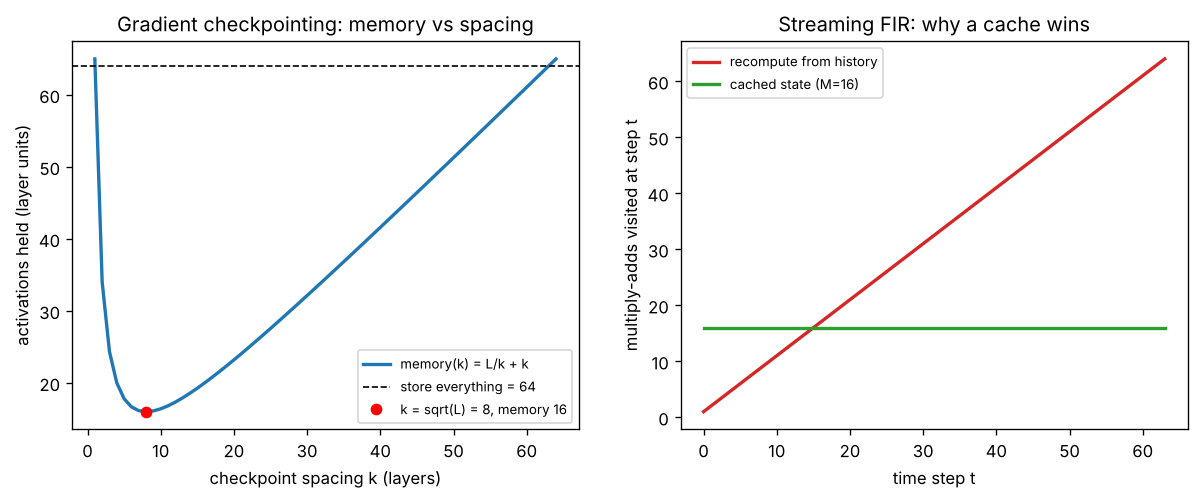

The Python source for this figure:
"""
Day 137 - Consolidation: the recompute-vs-store thread (BPTT truncation -> FlashAttention -> grad checkpointing -> KV cache).
Left : activation memory of an L-layer net when you keep only every k-th activation (checkpointing):
       memory(k) = L/k + k, minimised at k = sqrt(L); extra cost = one more forward pass.
Right: streaming FIR filtering. Recompute-everything does O(n*M) work per new sample's history;
       a cached state of the last M-1 samples (the signal-processing "KV cache") does O(M) per sample.
Synthetic, seed 42, 64 samples, nothing downloaded.
"""
import numpy as np
import matplotlib.pyplot as plt

np.random.seed(42)

# ---- Left: checkpointing memory curve -------------------------------------------------
L = 64
ks = np.arange(1, L + 1)
mem = L / ks + ks
k_opt = int(np.sqrt(L))
print(f"L={L}: store-all memory={L}, k=1 memory={mem[0]:.0f}, best k={ks[np.argmin(mem)]} "
      f"(sqrt(L)={k_opt}) memory={mem.min():.0f} -> {L / mem.min():.1f}x smaller, +1 forward pass")

# ---- Right: streaming FIR, recompute vs cached state ---------------------------------
N, M = 64, 16
x = np.sin(2 * np.pi * 5 * np.arange(N) / N) + 0.3 * np.random.randn(N)
h = np.hanning(M) / np.hanning(M).sum()

y_full = np.convolve(x, h)[:N]

# recompute: for each new sample, redo the dot product over the whole history so far
ops_recompute = np.zeros(N)
y_re = np.zeros(N)
for t in range(N):
    acc = 0.0
    for j in range(t + 1):                       # touches every past sample, even those with h = 0
        if t - j < M:
            acc += h[t - j] * x[j]
        ops_recompute[t] += 1
    y_re[t] = acc

# cached: keep only the last M samples, O(M) per step
state = np.zeros(M)
ops_cached = np.zeros(N)
y_ca = np.zeros(N)
for t in range(N):
    state = np.roll(state, 1)
    state[0] = x[t]
    y_ca[t] = h @ state
    ops_cached[t] = M

assert np.allclose(y_re, y_full) and np.allclose(y_ca, y_full)
print(f"N={N}, M={M}: total ops recompute={int(ops_recompute.sum())}, cached={int(ops_cached.sum())} "
      f"-> {ops_recompute.sum() / ops_cached.sum():.2f}x fewer; outputs identical")

fig, (ax1, ax2) = plt.subplots(1, 2, figsize=(12, 4.2))
ax1.plot(ks, mem, "tab:blue", lw=2, label="memory(k) = L/k + k")
ax1.axhline(L, color="k", ls="--", lw=1, label=f"store everything = {L}")
ax1.plot([k_opt], [mem[k_opt - 1]], "ro", label=f"k = sqrt(L) = {k_opt}, memory {mem[k_opt - 1]:.0f}")
ax1.set_xlabel("checkpoint spacing k (layers)")
ax1.set_ylabel("activations held (layer units)")
ax1.set_title("Gradient checkpointing: memory vs spacing")
ax1.legend(fontsize=8)

ax2.plot(np.arange(N), ops_recompute, "tab:red", lw=2, label="recompute from history")
ax2.plot(np.arange(N), ops_cached, "tab:green", lw=2, label=f"cached state (M={M})")
ax2.set_xlabel("time step t")
ax2.set_ylabel("multiply-adds visited at step t")
ax2.set_title("Streaming FIR: why a cache wins")
ax2.legend(fontsize=8)

plt.savefig("graph_DAY_137.png", dpi=120, bbox_inches="tight")
